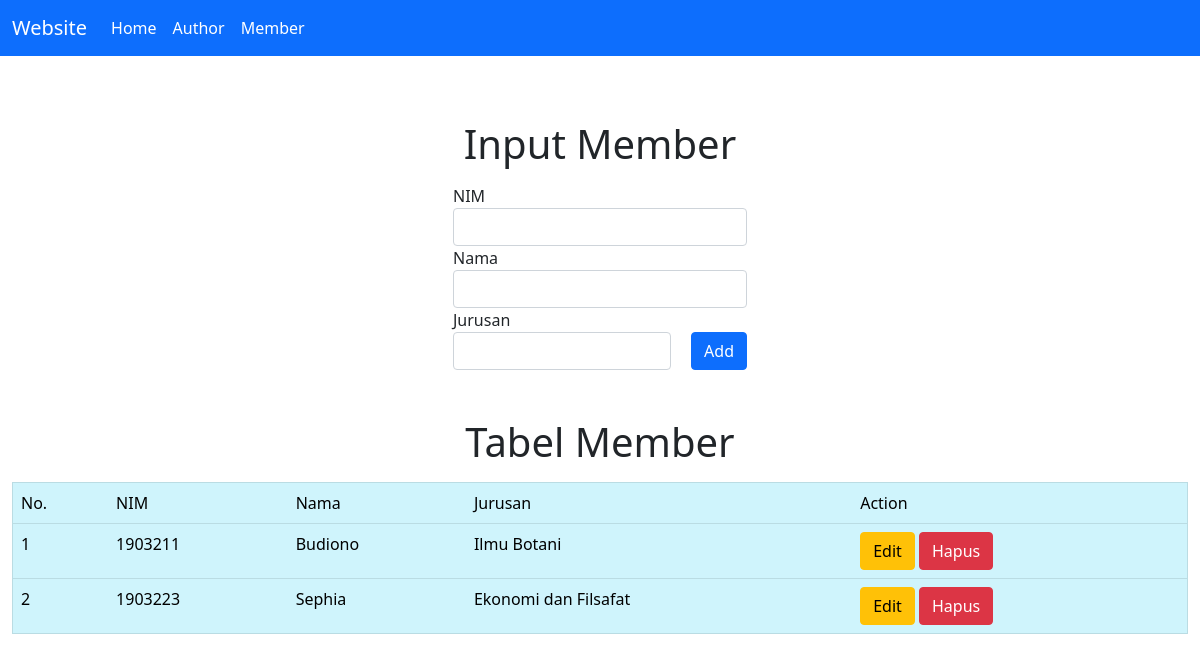
The page /member.php on the database its author committed.
### tables this page shows
CREATE TABLE `member` (
  `nim` varchar(50) NOT NULL,
  `nama` varchar(100) NOT NULL,
  `jurusan` varchar(100) NOT NULL,
  PRIMARY KEY (`nim`)
);

### conf.php (called while the page is built)
<?php
$db_host = "localhost";
$db_user = "root";
$db_pass = "";
$db_name = "db_perpustakaan";
?>

### includes/DB.class.php (called while the page is built, shortened)
<?php
class DB
{
    var $db_host = "";
    var $db_user = "";
    var $db_pass = "";
    var $db_name = "";
    var $db_link = "";
    var $result = 0;
    function DB($db_host = '', $db_user = '', $db_pass = '', $db_name = '')
    {
        $this->db_host = $db_host;
        $this->db_user = $db_user;
        $this->db_pass = $db_pass;
        $this->db_name = $db_name;
    }
    function open()
    {
        $this->db_link = mysqli_connect($this->db_host, $this->db_user, $this->db_pass, $this->db_name);
    }
    function execute($query = "")
    {
        $this->result = mysqli_query($this->db_link, $query);
        return $this->result;
    }
    function getResult()
    {
        return mysqli_fetch_array($this->result);
    }
}
?>

### includes/Member.class.php (called while the page is built, shortened)
<?php
class Member extends DB
{
    function getMember()
    {
        $query = "SELECT * FROM member";
        return $this->execute($query);
    }
}

### member.php (the view, shortened to what this page needs)
<?php
include("conf.php");
include("includes/DB.class.php");
include("includes/Member.class.php");
$member = new Member($db_host, $db_user, $db_pass, $db_name);
$member->open();
$member->getMember();
$form_add =
    '<div class="col-lg-3 col-md-3 col-sm-12 col-12 mx-auto my-5">
        <h1 class="text-center pt-3">Input Member</h1>
        <form action="member.php" method="POST">
            <div class="form-row">
                <div class="form-group mt-3">
                    <label for="tnim">NIM</label>
                    <div class="d-flex">
                        <input type="text" class="form-control" name="tnim" required />
                    </div>
                    <label for="tnama">Nama</label>
                    <div class="d-flex">
                        <input type="text" class="form-control" name="tnama" required />
                    </div>
                    <label for="tjurusan">Jurusan</label>
                    <div class="d-flex">
                        <input type="text" class="form-control" name="tjurusan" required />
                        <button type="submit" name="add" class="btn btn-primary" style="margin-left: 20px;">Add</button>
                    </div>
                </div>
            </div>
        </form>
    </div>';
$data = null;
$no = 1;
while (list($nim, $nama, $jurusan) = $member->getResult()) {
    $data .= "<tr>
        <td>" . $no++ . "</td>
        <td>" . $nim . "</td>
        <td>" . $nama . "</td>
        <td>" . $jurusan . "</td>
        <td>
        <a href='member.php?id_edit=" . $nim .  "' class='btn btn-warning''>Edit</a>
        <a href='member.php?id_hapus=" . $nim . "' class='btn btn-danger''>Hapus</a>
        </td>
    </tr>";
}

### rows shown on the page
member: nim "1903211", nama "Budiono", jurusan "Ilmu Botani"
member: nim "1903223", nama "Sephia", jurusan "Ekonomi dan Filsafat"

### other values the page prints
$this->content "Website Home Author Member Tabel Member No. NIM Nama Jurusan Action"
